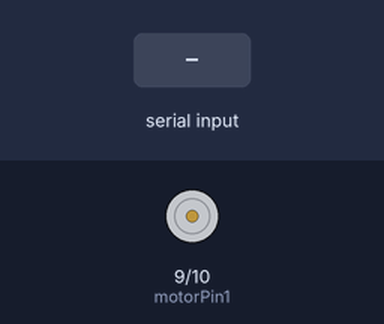
Recording of a sketch running on a simulated Arduino Uno, built with avr-gcc and run on an emulated ATmega328P. Parts: motor-driver pin pairs drawn as motors (green arrow = first pin HIGH = forward, orange = second pin HIGH = backward, longer = more drive, scaled by the enable pin). The inputs (shaded band) are chosen by the test bench.

Above: at 1.2 s.
1.3 s: "1" received over Serial
At 2.5 s:
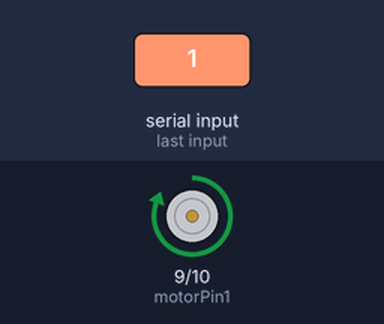
2.8 s: "0" received over Serial
At 3.7 s:
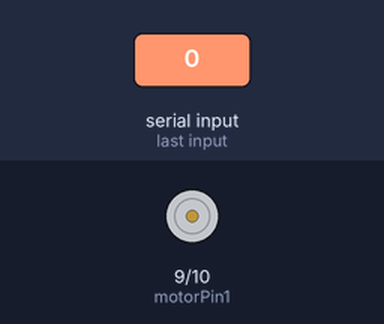
Timing chart, 0 to 5.8 s (numbered marks = the images above; inputs shaded):
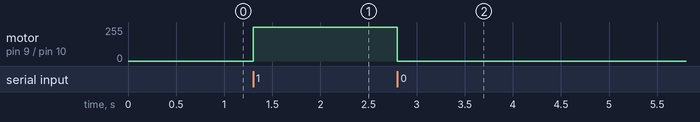

The sketch:

arduino_motor_controller.ino
```cpp
// =========================================================
// EYE TRACKING MOTOR CONTROLLER
//
// This Arduino code listens to the Python script over USB.
// - Receives '1' -> Turns Motor ON
// - Receives '0' -> Turns Motor OFF
// =========================================================

// --- Pin Definitions ---
// Assuming you are using an L298N Motor Driver or similar
const int motorPin1 = 9;   // IN1 on L298N
const int motorPin2 = 10;  // IN2 on L298N
const int enablePin = 11;  // ENA on L298N (optional, for speed)

void setup() {
  // Start Serial communication at 9600 baud
  Serial.begin(9600);

  // Configure motor pins as outputs
  pinMode(motorPin1, OUTPUT);
  pinMode(motorPin2, OUTPUT);
  pinMode(enablePin, OUTPUT);

  // Make sure motor is OFF on startup
  digitalWrite(motorPin1, LOW);
  digitalWrite(motorPin2, LOW);

  // Set motor speed to max (if ENA is connected)
  analogWrite(enablePin, 255);
}

void loop() {
  // Check if Python sent a command
  if (Serial.available() > 0) {
    char command = Serial.read();

    if (command == '1') {
      // EYES OPEN -> Turn Motor ON (Spin forward)
      digitalWrite(motorPin1, HIGH);
      digitalWrite(motorPin2, LOW);

    } else if (command == '0') {
      // EYES CLOSED / OFFLINE -> Turn Motor OFF
      digitalWrite(motorPin1, LOW);
      digitalWrite(motorPin2, LOW);
    }
  }
}
```

Measured:
- after the input at 1.3 s, motor on pin 9 (motorPin1) / pin 10 (motorPin2): stopped → forward 255/255 at once
- after the input at 2.8 s, motor on pin 9 (motorPin1) / pin 10 (motorPin2): forward 255/255 → stopped at once
